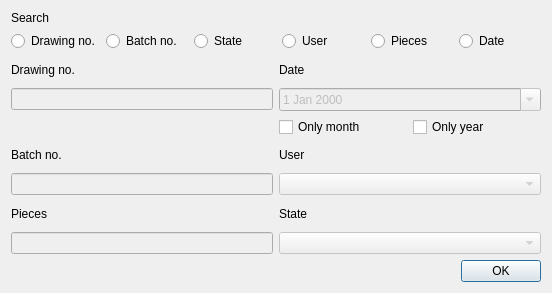
<?xml version="1.0" encoding="UTF-8"?>
<ui version="4.0">
 <class>search</class>
 <widget class="QDialog" name="search">
  <property name="geometry">
   <rect>
    <x>0</x>
    <y>0</y>
    <width>552</width>
    <height>293</height>
   </rect>
  </property>
  <property name="windowTitle">
   <string>Dialog</string>
  </property>
  <layout class="QVBoxLayout" name="verticalLayout" stretch="1,1,5,1">
   <item>
    <widget class="QLabel" name="label">
     <property name="sizePolicy">
      <sizepolicy hsizetype="Preferred" vsizetype="Maximum">
       <horstretch>0</horstretch>
       <verstretch>0</verstretch>
      </sizepolicy>
     </property>
     <property name="text">
      <string>Search</string>
     </property>
    </widget>
   </item>
   <item>
    <layout class="QHBoxLayout" name="horizontalLayout">
     <item>
      <widget class="QRadioButton" name="number">
       <property name="text">
        <string>Drawing no.</string>
       </property>
       <property name="autoExclusive">
        <bool>false</bool>
       </property>
      </widget>
     </item>
     <item>
      <widget class="QRadioButton" name="batch">
       <property name="text">
        <string>Batch no.</string>
       </property>
       <property name="autoExclusive">
        <bool>false</bool>
       </property>
      </widget>
     </item>
     <item>
      <widget class="QRadioButton" name="state">
       <property name="text">
        <string>State</string>
       </property>
       <property name="autoExclusive">
        <bool>false</bool>
       </property>
      </widget>
     </item>
     <item>
      <widget class="QRadioButton" name="user">
       <property name="text">
        <string>User</string>
       </property>
       <property name="autoExclusive">
        <bool>false</bool>
       </property>
      </widget>
     </item>
     <item>
      <widget class="QRadioButton" name="number_of">
       <property name="text">
        <string>Pieces</string>
       </property>
       <property name="autoExclusive">
        <bool>false</bool>
       </property>
      </widget>
     </item>
     <item>
      <widget class="QRadioButton" name="date">
       <property name="text">
        <string>Date</string>
       </property>
      </widget>
     </item>
    </layout>
   </item>
   <item>
    <layout class="QGridLayout" name="gridLayout">
     <item row="5" column="0">
      <widget class="QLineEdit" name="batch_edit">
       <property name="enabled">
        <bool>false</bool>
       </property>
      </widget>
     </item>
     <item row="7" column="0">
      <widget class="QLineEdit" name="number_of_edit">
       <property name="enabled">
        <bool>false</bool>
       </property>
      </widget>
     </item>
     <item row="7" column="2">
      <widget class="QComboBox" name="state_combo">
       <property name="enabled">
        <bool>false</bool>
       </property>
      </widget>
     </item>
     <item row="6" column="0">
      <widget class="QLabel" name="label_4">
       <property name="text">
        <string>Pieces</string>
       </property>
      </widget>
     </item>
     <item row="4" column="0">
      <widget class="QLabel" name="label_3">
       <property name="text">
        <string>Batch no.</string>
       </property>
      </widget>
     </item>
     <item row="1" column="0">
      <widget class="QLineEdit" name="number_edit">
       <property name="enabled">
        <bool>false</bool>
       </property>
      </widget>
     </item>
     <item row="0" column="0">
      <widget class="QLabel" name="label_2">
       <property name="text">
        <string>Drawing no.</string>
       </property>
      </widget>
     </item>
     <item row="4" column="2">
      <widget class="QLabel" name="label_6">
       <property name="text">
        <string>User</string>
       </property>
      </widget>
     </item>
     <item row="5" column="2">
      <widget class="QComboBox" name="user_combo">
       <property name="enabled">
        <bool>false</bool>
       </property>
       <property name="sizePolicy">
        <sizepolicy hsizetype="Expanding" vsizetype="Fixed">
         <horstretch>0</horstretch>
         <verstretch>0</verstretch>
        </sizepolicy>
       </property>
      </widget>
     </item>
     <item row="6" column="2">
      <widget class="QLabel" name="label_7">
       <property name="text">
        <string>State</string>
       </property>
      </widget>
     </item>
     <item row="0" column="2">
      <widget class="QLabel" name="label_5">
       <property name="text">
        <string>Date</string>
       </property>
      </widget>
     </item>
     <item row="1" column="2">
      <widget class="QDateEdit" name="dateEdit">
       <property name="enabled">
        <bool>false</bool>
       </property>
       <property name="wrapping">
        <bool>false</bool>
       </property>
       <property name="calendarPopup">
        <bool>true</bool>
       </property>
      </widget>
     </item>
     <item row="2" column="2">
      <layout class="QHBoxLayout" name="horizontalLayout_2">
       <item>
        <widget class="QCheckBox" name="mothn_only">
         <property name="text">
          <string>Only month</string>
         </property>
         <property name="autoExclusive">
          <bool>false</bool>
         </property>
        </widget>
       </item>
       <item>
        <widget class="QCheckBox" name="year_only">
         <property name="text">
          <string>Only year</string>
         </property>
         <property name="autoExclusive">
          <bool>false</bool>
         </property>
        </widget>
       </item>
      </layout>
     </item>
    </layout>
   </item>
   <item>
    <widget class="QDialogButtonBox" name="buttonBox">
     <property name="orientation">
      <enum>Qt::Horizontal</enum>
     </property>
     <property name="standardButtons">
      <set>QDialogButtonBox::Ok</set>
     </property>
    </widget>
   </item>
  </layout>
 </widget>
 <resources/>
 <connections>
  <connection>
   <sender>buttonBox</sender>
   <signal>accepted()</signal>
   <receiver>search</receiver>
   <slot>accept()</slot>
   <hints>
    <hint type="sourcelabel">
     <x>248</x>
     <y>254</y>
    </hint>
    <hint type="destinationlabel">
     <x>157</x>
     <y>274</y>
    </hint>
   </hints>
  </connection>
  <connection>
   <sender>buttonBox</sender>
   <signal>rejected()</signal>
   <receiver>search</receiver>
   <slot>reject()</slot>
   <hints>
    <hint type="sourcelabel">
     <x>316</x>
     <y>260</y>
    </hint>
    <hint type="destinationlabel">
     <x>286</x>
     <y>274</y>
    </hint>
   </hints>
  </connection>
 </connections>
</ui>
